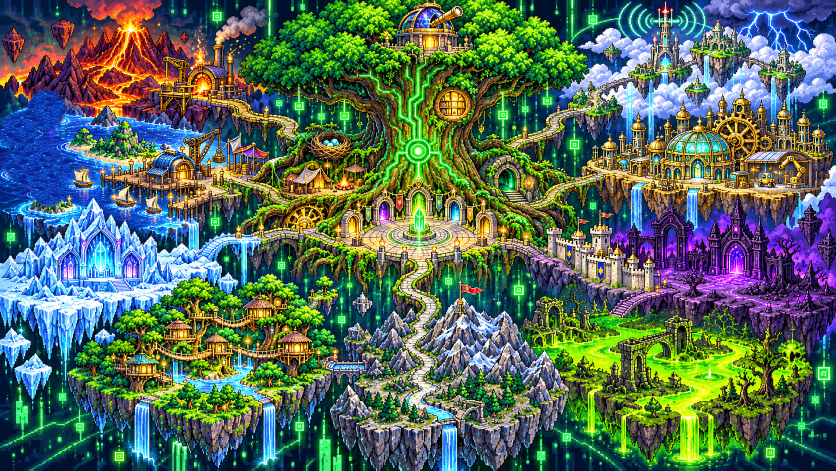
#> input picture donnees/illustrations/monde.png, 1672 x 941 px (shown at 1/2 size)
$ python -i stickers_poster.py   (imports and definitions only)
#> lines starting #> are read from the running program, lines starting #| are printed output that depends on the picture; after the words box and inside, x2 and y2 are one past the last pixel; in counts of white or black regions, pixels touching at a corner belong together
"""Fabrique la planche de stickers A4 et le poster A3 de la carte (sans noms des mondes), en deux versions :
fond sombre et fond blanc (moins d'encre). Lancer :  python3 docs/imprimer/fabriquer/stickers_poster.py [dossier_vue]
Sorties : site/public/imprimer/stickers_A4.pdf, poster_A3.pdf, poster_A3_fond_blanc.pdf et leurs petits aperçus JPEG."""
import json, sys, os, tempfile
import numpy as np
from PIL import Image
from scipy import ndimage
sys.path.insert(0, os.path.dirname(__file__))
from rendu import rendre, POLICES, DEPOT

IMG = f"{DEPOT}/donnees/bestiaire2/images/"
OEUF = f"{DEPOT}/donnees/oeufs/"
OUT = f"{DEPOT}/site/public/imprimer/"
VUE = sys.argv[1] if len(sys.argv) > 1 else None
TMP = tempfile.mkdtemp()
# [2 lines not run here, left out]
LISTE = [("gouttelin", "enfant"), ("glandouille", "enfant"), ("sporichon", "enfant"), ("poulpiot", "enfant"), ("rugisoleil", "enfant"),
         ("braisillon", "bebe"), ("zapiot", "enfant"), ("plouftin", "enfant"), ("etoilapin", "enfant"), ("lanternix", "enfant"),
         ("gloupi", "enfant"), ("bourdonjon", "enfant"), ("givrichon", "enfant"), ("lumignon", "enfant"), ("scarabouille", "enfant")]


def sticker(src, cible=440, bord=26):
    """Le sprite, un bord blanc tout autour et un trait gris de découpe ; posé sur du blanc (la feuille)."""
#> called with src = '../../../donnees/illustrations/monde.png', cible = 440, bord = 26
    im = Image.open(src).convert("RGBA")
    f = cible / max(im.size)
#> f = 0.263
    im = im.resize((round(im.width * f), round(im.height * f)), Image.LANCZOS)
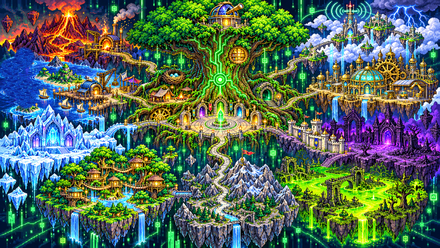
#> im: PIL image 440x248 RGBA; mean R, G, B, A 84.7, 106.8, 90.5, 255
    W, H = im.width + 2 * bord + 8, im.height + 2 * bord + 8
#> W = 500; H = 308
    fond = Image.new("RGBA", (W, H), (0, 0, 0, 0))
#> fond: PIL image 500x308 RGBA; every value is 0
    fond.paste(im, (bord + 4, bord + 4), im)
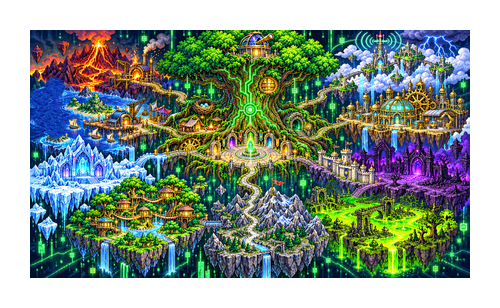
#> fond: PIL image 500x308 RGBA; mean R, G, B, A 60, 75.7, 64.1, 180.7; transparent parts drawn white
    a = np.array(fond)[..., 3] > 40
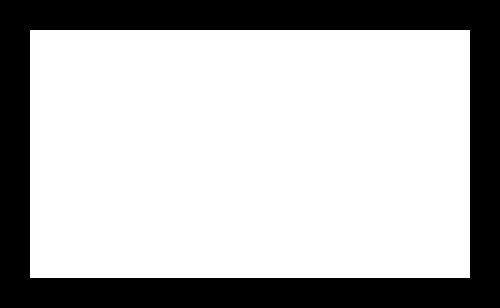
#> a: shape (308, 500) bool; 70.9% white; 1 black region, box (x1, y1, x2, y2) and area: (0, 0, 500, 308) 44880
    yy, xx = np.mgrid[-bord:bord + 1, -bord:bord + 1]
    m = ndimage.binary_fill_holes(ndimage.binary_dilation(a, structure=xx ** 2 + yy ** 2 <= bord ** 2))
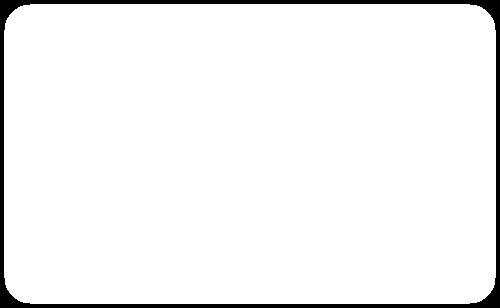
#> m: shape (308, 500) bool; 95.4% white; 1 black region, box (x1, y1, x2, y2) and area: (0, 0, 500, 308) 7088
    r, n = ndimage.label(m)
#> n = 1
    if n > 1:
        t = np.bincount(r.ravel()); t[0] = 0; m = r == t.argmax()
        fa = np.array(fond); fa[~m] = 0; fond = Image.fromarray(fa)
    trait = m & ~ndimage.binary_erosion(m, iterations=3)
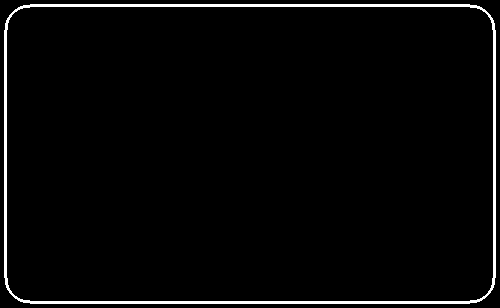
#> trait: shape (308, 500) bool; 2.9% white; 1 white region, box (x1, y1, x2, y2) and area: (4, 4, 496, 304) 4536
    arr = np.full((H, W, 4), 255, np.uint8)
    arr[trait] = (150, 150, 150, 255)
    out = Image.fromarray(arr)
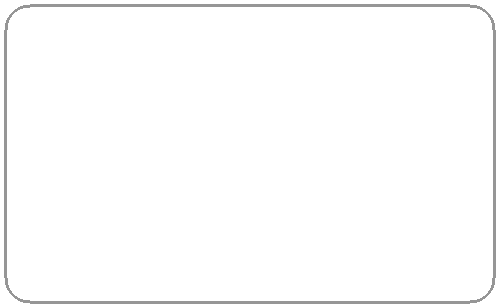
#> out: PIL image 500x308 RGBA; mean R, G, B, A 251.9, 251.9, 251.9, 255
    out.alpha_composite(fond)
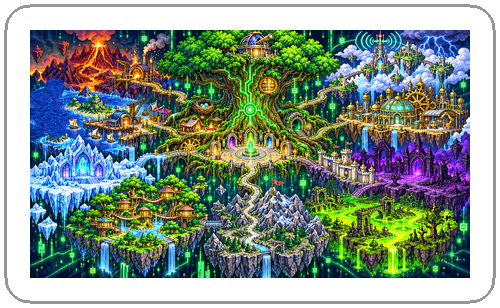
#> out: PIL image 500x308 RGBA; mean R, G, B, A 131.2, 146.9, 135.4, 255
    return out.convert("RGB")


def apercu(png, dest, taille):
    a = Image.open(png).convert("RGB")
    a.thumbnail(taille, Image.LANCZOS)
    a.save(dest, quality=82, optimize=True)


# ---- planche de stickers A4
cartes = []
# [9 lines not run here, left out]
html_cartes = "".join(f'<div class="s"><img src="file://{p}"><span>{n}</span></div>' for p, n in cartes)
html = f"""<!doctype html><meta charset="utf-8"><style>{POLICES}
@page{{size:A4;margin:0}} *{{box-sizing:border-box}} html,body{{margin:0;background:#fff}}
.page{{width:210mm;height:297mm;padding:9mm 9mm 7mm;display:flex;flex-direction:column}}
h1{{font:15pt/1.3 "Press Start 2P";margin:0 0 1mm;text-align:center}}
.aide{{font:13pt/1.1 "VT323";text-align:center;margin:0 0 3mm;color:#333}}
.g{{flex:1;display:grid;grid-template-columns:repeat(4,1fr);grid-auto-rows:1fr;gap:2mm 3mm;align-items:center;justify-items:center}}
.s{{display:flex;flex-direction:column;align-items:center;height:100%;justify-content:center;min-height:0}}
.s img{{max-width:44mm;max-height:38mm;object-fit:contain}}
.s span{{font:11pt/1 "VT323";color:#555;margin-top:.5mm}}
.pr{{background:#06110a;color:#5cff8f;font:11pt/1.4 "Press Start 2P";padding:4mm 5mm;border-radius:2mm;outline:1.2mm solid #fff;box-shadow:0 0 0 1.6mm #969696;white-space:nowrap}}
.pied{{font:10.5pt/1.2 "VT323";text-align:center;color:#333;margin-top:2mm}}
</style><div class="page">
<h1>Stickers Terminagotchi</h1>
<p class="aide">Imprime sur une feuille autocollante A4 (ou sur du papier, avec de la colle). Découpe le long du trait gris.</p>
<div class="g">{html_cartes}<div class="s"><div class="pr">~ $ ls_</div></div><div class="s"><div class="pr">echo bonjour</div></div></div>
<p class="pied">Fichier gratuit · terminagotchi.com · Dessins : les contributeurs de Terminagotchi · licence CC BY-NC-SA 4.0 (pas de revente)</p>
</div>"""
# [1 line not run here, left out]
png = f"{VUE or TMP}/stickers_A4.png"
# [2 lines not run here, left out]

# ---- poster A3 de la carte, sans noms des mondes ; fond sombre et fond blanc
carte = f"{TMP}/monde.jpg"
# [22 lines not run here, left out]

>>> result = sticker('../../../donnees/illustrations/monde.png')

$ run again, on donnees/illustrations/camp2.png
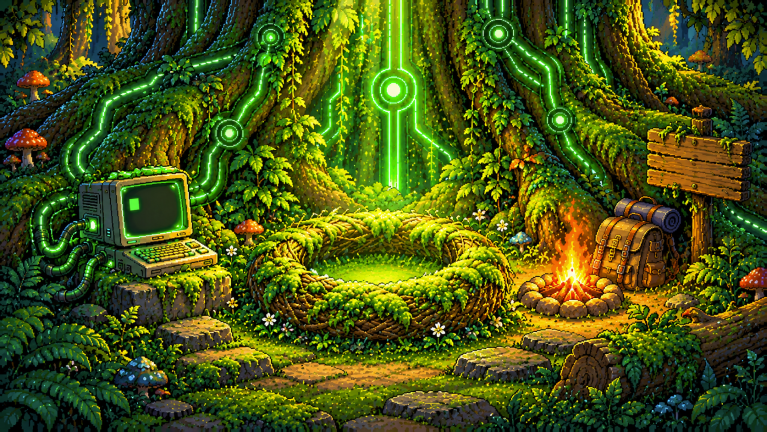
#> input picture donnees/illustrations/camp2.png, 1533 x 863 px (shown at 1/2 size)
#> in sticker, `fond.paste(im, (bord + 4, bord + 4), im)`:
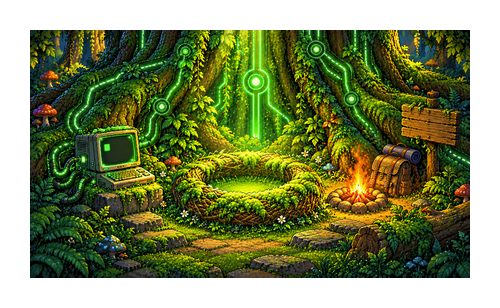
#> fond: PIL image 500x308 RGBA; mean R, G, B, A 51.3, 61.1, 14.4, 180.7; transparent parts drawn white
#> a: shape (308, 500) bool; 70.9% white; 1 black region, box (x1, y1, x2, y2) and area: (0, 0, 500, 308) 44880
#> m: shape (308, 500) bool; 95.4% white; 1 black region, box (x1, y1, x2, y2) and area: (0, 0, 500, 308) 7088
#> n = 1
#> trait: shape (308, 500) bool; 2.9% white; 1 white region, box (x1, y1, x2, y2) and area: (4, 4, 496, 304) 4536
#> in sticker, `out.alpha_composite(fond)`:
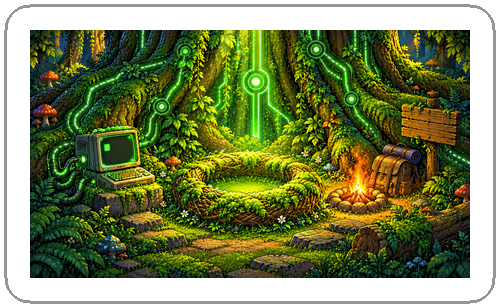
#> out: PIL image 500x308 RGBA; mean R, G, B, A 122.6, 132.3, 85.6, 255

$ run again, on donnees/illustrations/reveil2.png
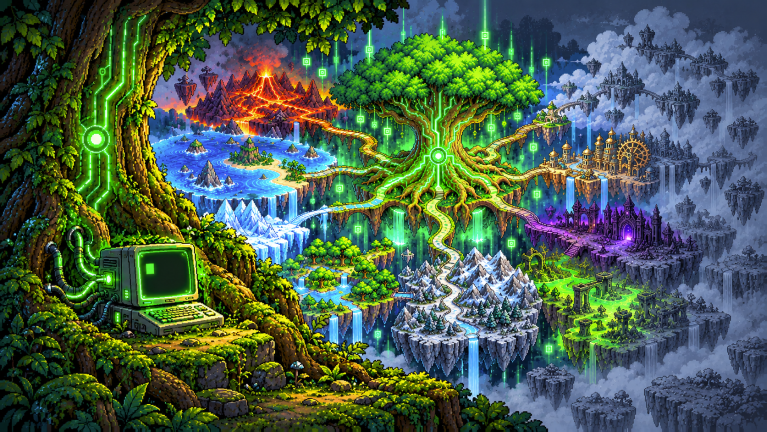
#> input picture donnees/illustrations/reveil2.png, 1533 x 863 px (shown at 1/2 size)
#> a: shape (308, 500) bool; 70.9% white; 1 black region, box (x1, y1, x2, y2) and area: (0, 0, 500, 308) 44880
#> m: shape (308, 500) bool; 95.4% white; 1 black region, box (x1, y1, x2, y2) and area: (0, 0, 500, 308) 7088
#> n = 1
#> trait: shape (308, 500) bool; 2.9% white; 1 white region, box (x1, y1, x2, y2) and area: (4, 4, 496, 304) 4536
#> in sticker, `out.alpha_composite(fond)`:
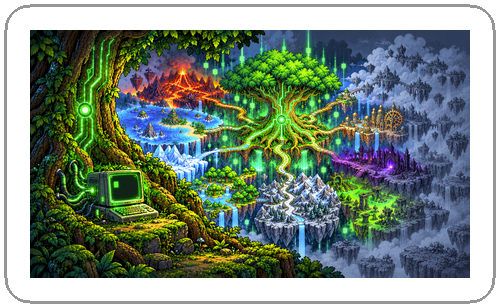
#> out: PIL image 500x308 RGBA; mean R, G, B, A 123.3, 138.7, 125.5, 255
